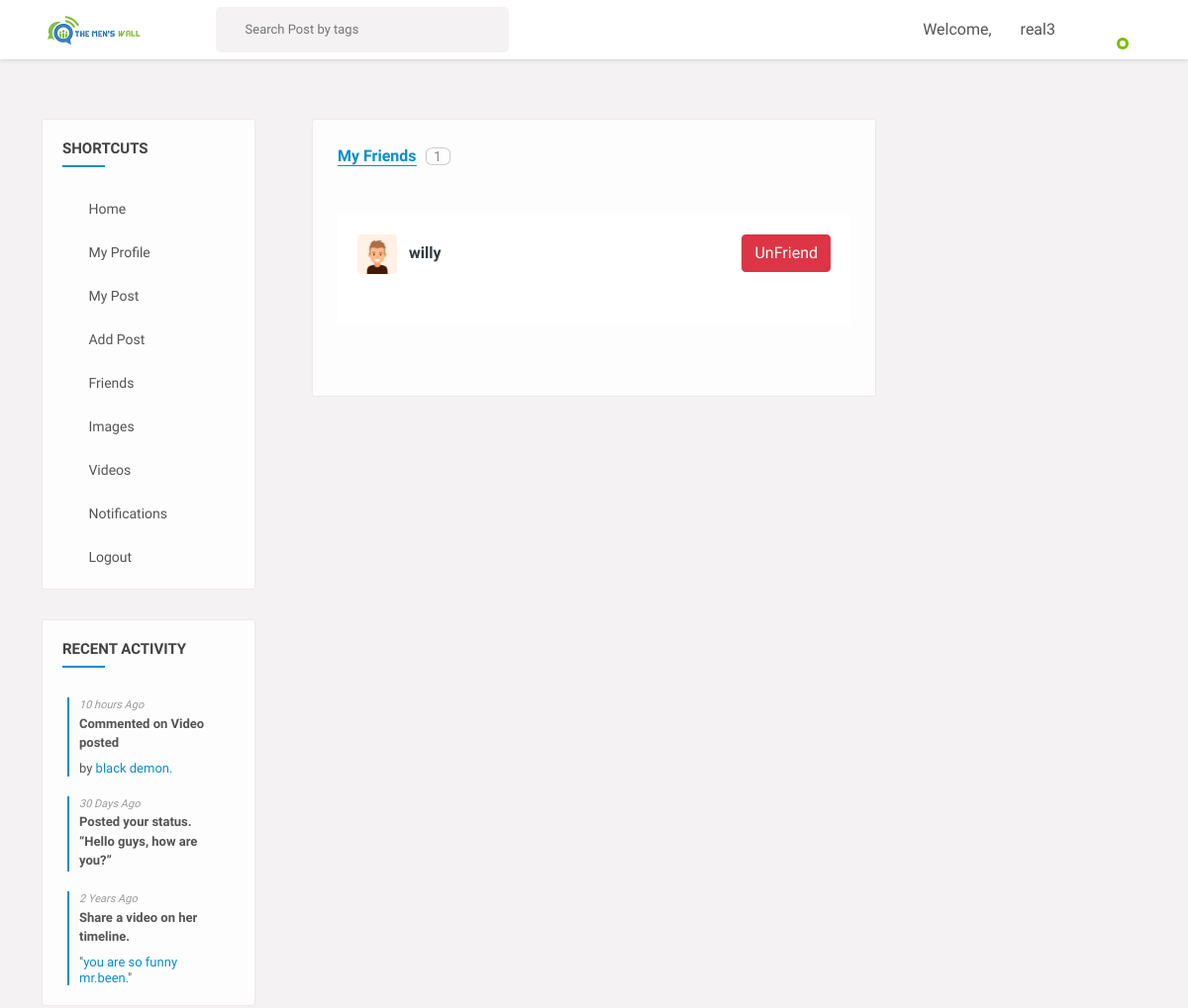
Page /friends/ (signed in, upper part) on the earlier database version.
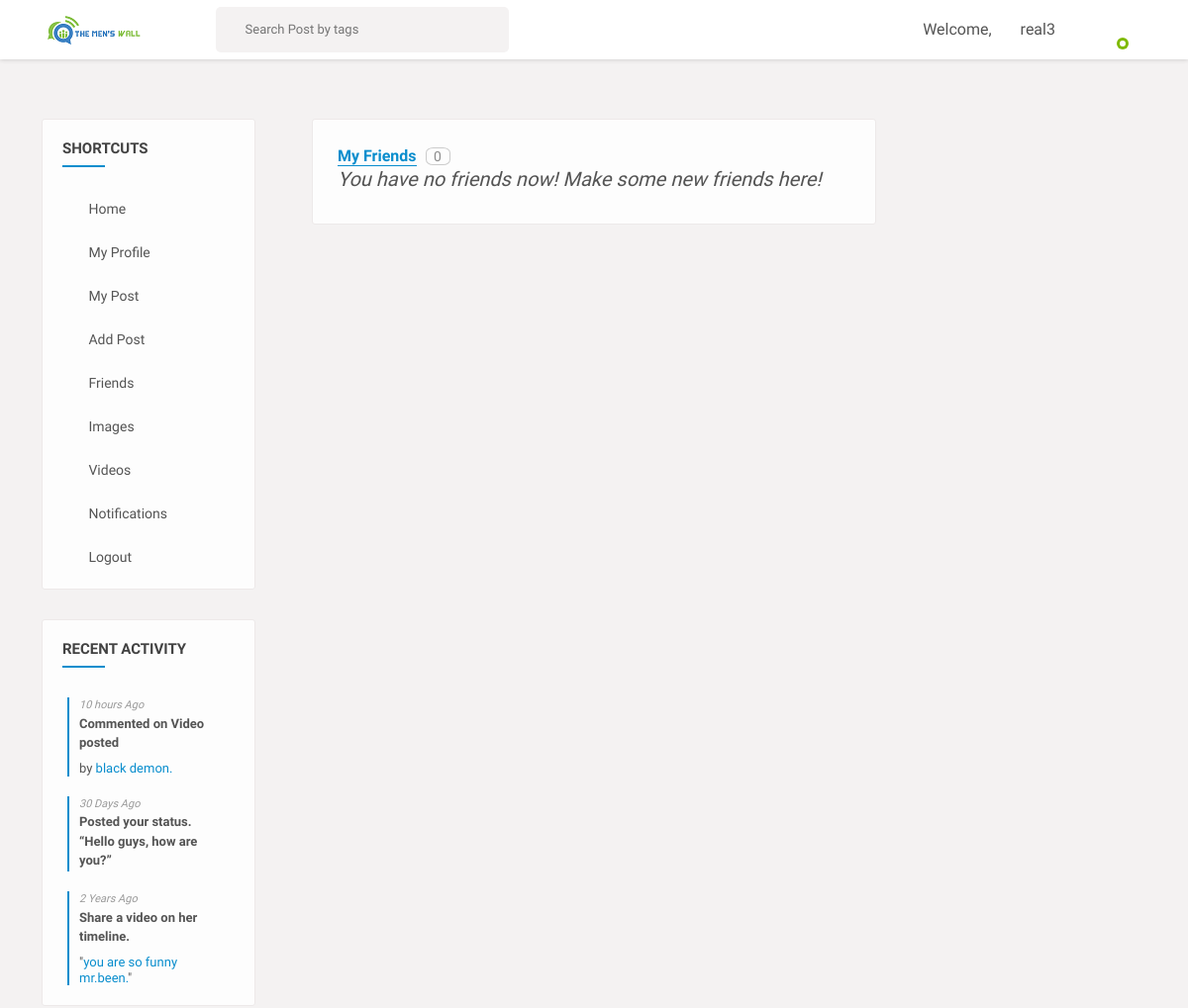
Same page on the later database version.
### users/models.py (models this page shows)
class Profile(models.Model):
	user = models.OneToOneField(User, on_delete=models.CASCADE)
	image = models.ImageField(default='default.png', upload_to='profile_pics')
	slug = AutoSlugField(populate_from='user')
	bio = models.CharField(max_length=255, blank=True)
	friends = models.ManyToManyField("Profile", blank=True)
	def __str__(self):
		return str(self.user.username)
	def get_absolute_url(self):
		return "/users/{}".format(self.slug)

### users/views.py (the view)
# urls.py: path('friends/', user_views.friend_list, name='friend_list'),
def friend_list(request):
	p = request.user.profile
	friends = p.friends.all()
	context={
	'friends': friends
	}
	return render(request, "users/friend_list.html", context)

### users/templates/users/friend_list.html (shortened to what the changed rows need)
{% extends "basefeed.html" %}
{% load static %}
{% block content %}
<section>
  <div class="gap gray-bg">
    <div class="container-fluid">
      <div class="row">
        <div class="col-lg-12">
          <div class="row" id="page-contents">
            <div class="col-lg-6">
              <div class="central-meta">
                <div class="frnds">
                  <ul class="nav nav-tabs">
                     <li class="nav-item"><a class="active" href="#frends" data-toggle="tab">My Friends</a> <span>{{ request.user.profile.friends.count }}</span></li>
                  </ul>
                  <div class="tab-content">
                    <div class="tab-pane active fade show " id="frends" >
                  {% if friends %}
                  <div class="card card-signin my-5">
                    <div class="card-body">
                      {% for user_p in friends %}
                      <a href="{{ user_p.get_absolute_url }}"
                        ><img
                          src="{{ user_p.image.url }}"
                          class="rounded mr-2"
                          width="40"
                          height="40"
                          alt=""
                      /></a>
                      <a class="text-dark" href="{{ user_p.get_absolute_url }}"
                        ><b>{{ user_p }}</b></a
                      >
                      <small
                        ><a
                          class="btn btn-danger float-right"
                          href="{% url 'delete_friend' user_p.id %}"
                          >UnFriend</a
                        ></small
                      >
                      <br /><br />
                      {% endfor %}
                    </div>
                  </div>
                  {% else %}
                  <h5>
                    <i
                      >You have no friends now! Make some new
                      <a href="{% url 'users_list' %}">friends here!</a></i
                    >
                  </h5>
                  {% endif %}
                    </div>
                                     </div>
                </div>
              </div>
            </div>
          </div>
        </div>
      </div>
    </div>
  </div>
</section>
{% endblock content %}

### feed/templates/basefeed.html (shortened to what this page needs)
{% load static %}
<!DOCTYPE html>
<html lang="en">
<head>
    <link rel="stylesheet" href="{% static 'css/main.min.css' %}">
    <link rel="stylesheet" href="{% static 'css/style.css' %}">
    <link rel="stylesheet" href="{% static 'css/color.css' %}">
    <link rel="stylesheet" href="{% static 'css/responsive.css' %}">
</head>
<body>
    <div class="theme-layout">
        <div class="topbar stick">
            <div class="logo">
                <a title="" href=""><img src="{% static 'images/logo.png' %}" alt=""></a>
            </div>
            <div class="top-area">
                <div class="top-search">
                    <form action="{% url 'search_posts' %}" method="GET" class="">
                        <input name="p" type="text" placeholder="Search Post by tags" />
                        <button data-ripple type="submit"><i class="ti-search"></i></button>
                    </form>
                </div>
                <ul class="setting-area">
                    <li><span>Welcome,</span></li>
                    <li><span>{{request.user.username}}</span></li>
                </ul>
                <div class="user-img">
                    <span class="status f-online"></span>
                </div>
            </div>
        </div>
        {% block content %}
        {% endblock content %}
    </div>
</body>
</html>

Differences in the rows shown:
no longer on this page (row edited): Profile: image (placeholder picture), user.username "willy"
Other differences:
{{ request.user.profile.friends.count }}: "1" → "0"
text now shown: "You have no friends now! Make some new friends here!"
